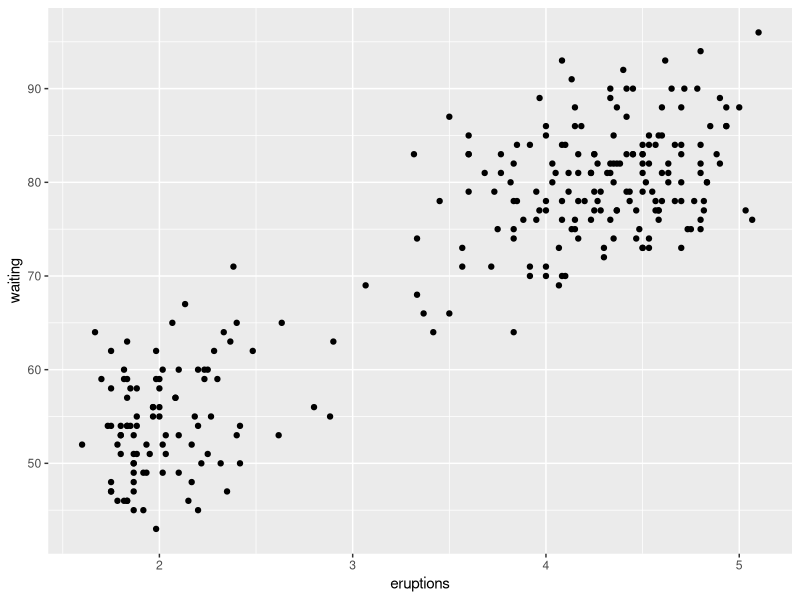
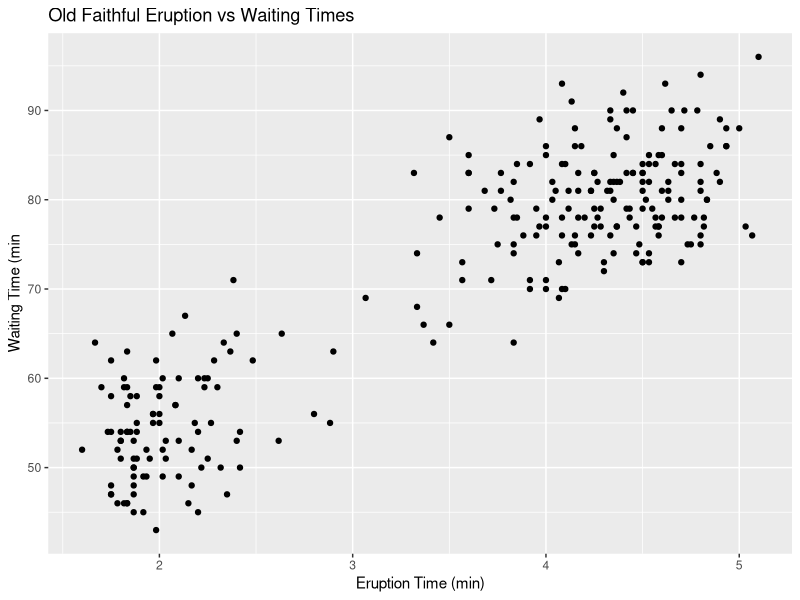
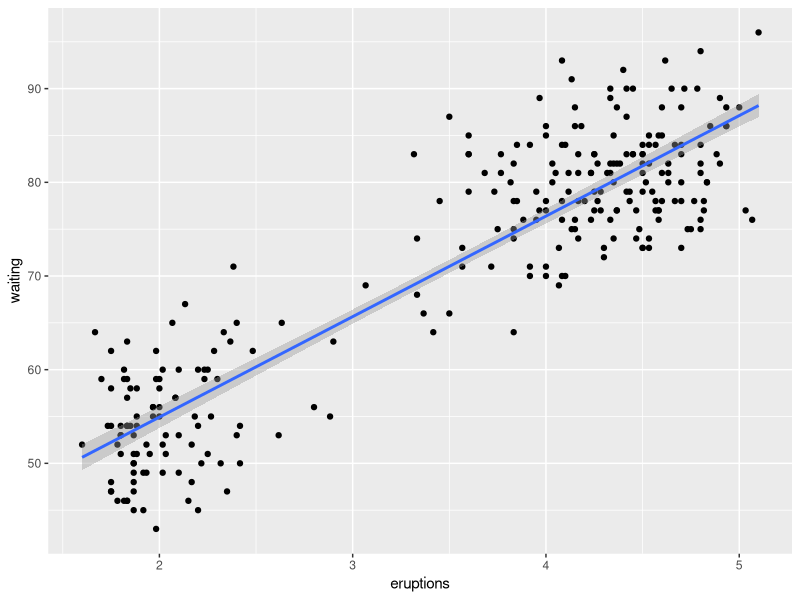
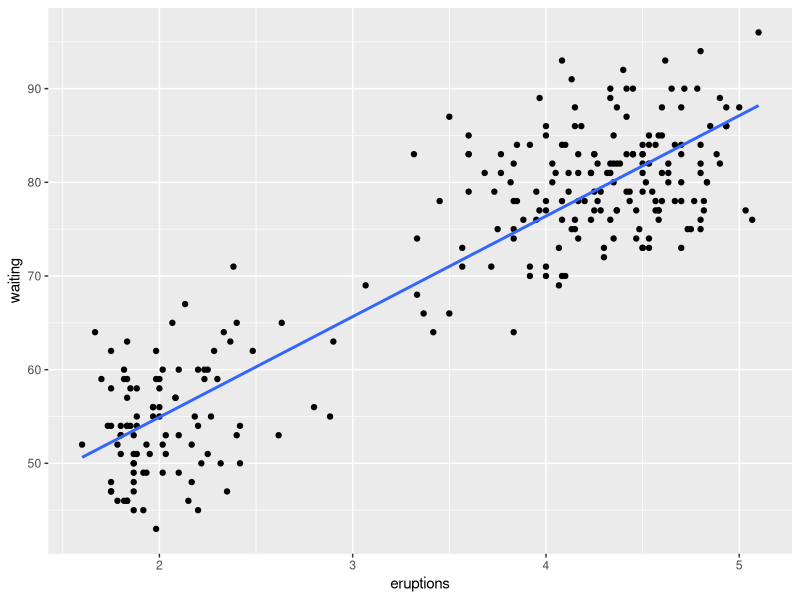
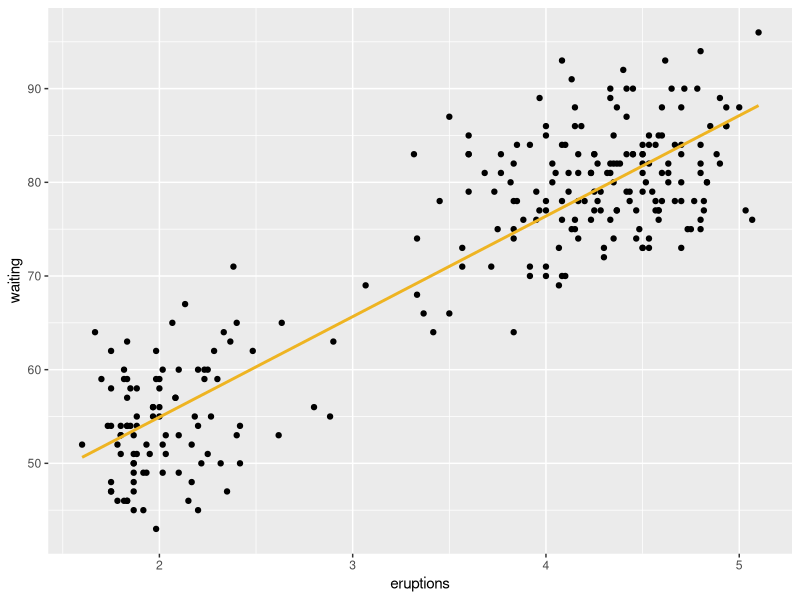

These figures' R source, in order:
#lesson 8 - Scatter Plots
library(ggplot2)

#faithful - plot eruptions times vs waiting times
d<-ggplot(faithful, aes(x=eruptions, y=waiting))
d+geom_point()

#scatterplot with title and axis labels
d+geom_point()+ggtitle("Old Faithful Eruption vs Waiting Times")+xlab("Eruption Time (min)")+ylab("Waiting Time (min")

#scatterplot with data fit with a straight line with a "best fit line" (stategically fit placed data plots)
d+geom_point()+geom_smooth(method=lm)

#scatterplot with the grey shading removed
d+geom_point()+geom_smooth(method=lm, se=FALSE)

#scotterplots with different colors
d+geom_point()+geom_smooth(method=lm, se=FALSE, color="goldenrod2")